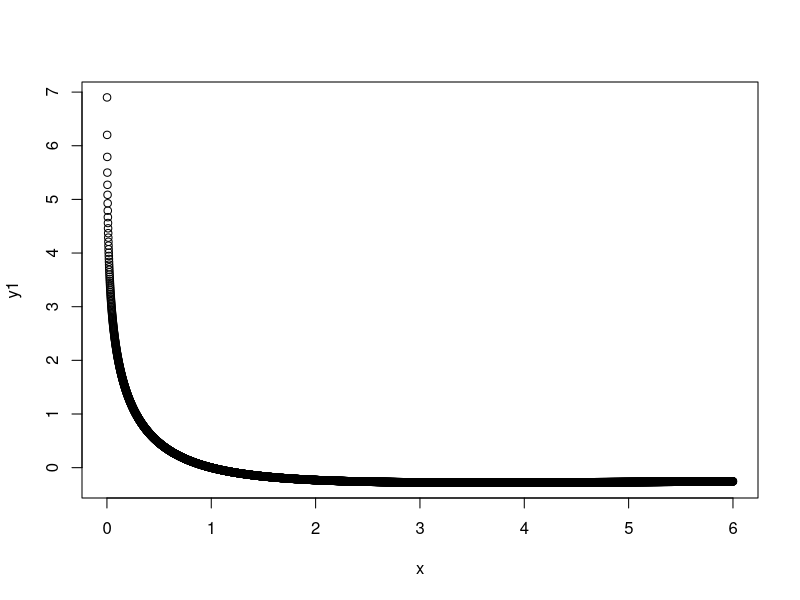
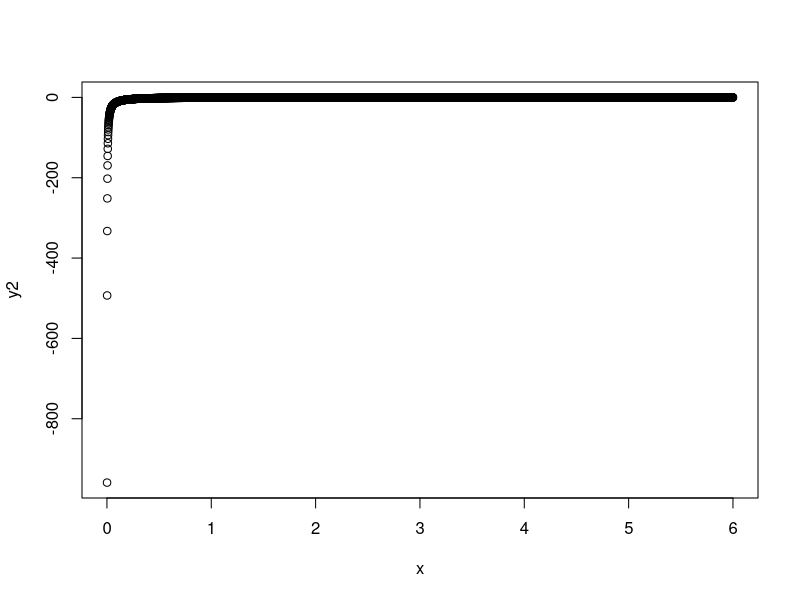
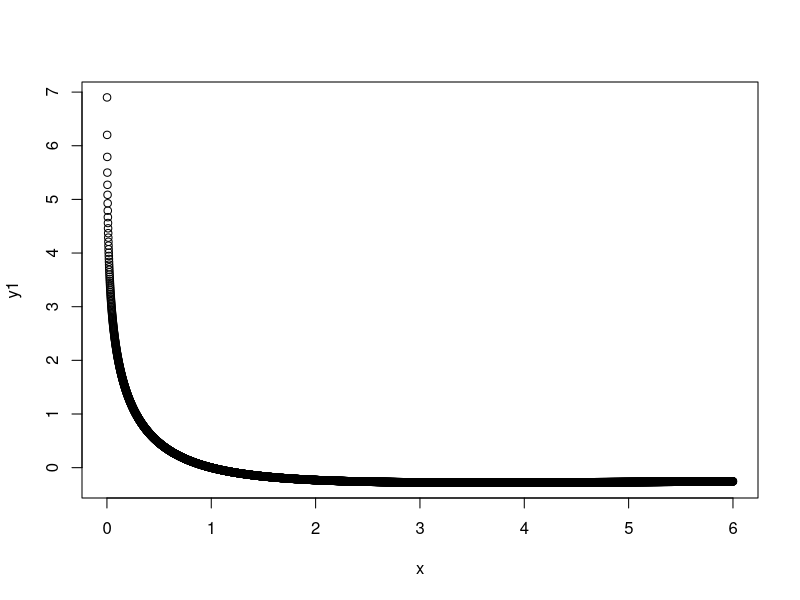

Here is the R script that generated these plots, in order:
## ---- chunk 1
f<-function(x){
  if (x>0){
  return(fx<-(-log(x))/(1+x))
  }
  else{
  print("x:x>0")
  }
}
f(0)
f(2)
## ---- chunk 2
x<-matrix(seq(0.001,6,by=0.001))
y1<-apply(x,1,FUN=f)
plot(x,y1)
## ---- chunk 3
diff.quot<-function(x,h=.0001){
  return((f(x+h)-f(x))/h)
}
## ---- chunk 4
h=.0001
y2<-apply(x,1,FUN=diff.quot)
plot(x,y2)
plot(x,y1)

## ---- chunk 5
basic.grad.descent<-function(x,max.iter=10000,stop.deriv=1e-10,h=.0001,step.scale=.5){
  iter<-0
  deriv<-diff.quot(x,h)
  for (i in 1:max.iter){
    iter<-iter+1
    x<-x-step.scale*deriv
    deriv<-diff.quot(x,h)
    if ((abs(deriv) < stop.deriv)) {break()}
  }
  fit<-list(x=x,minimum=f(x),iteration=iter,converged=(iter<max.iter))
  return(fit)
}
basic.grad.descent(2)
## ---- chunk 6
nlm(f,2)
